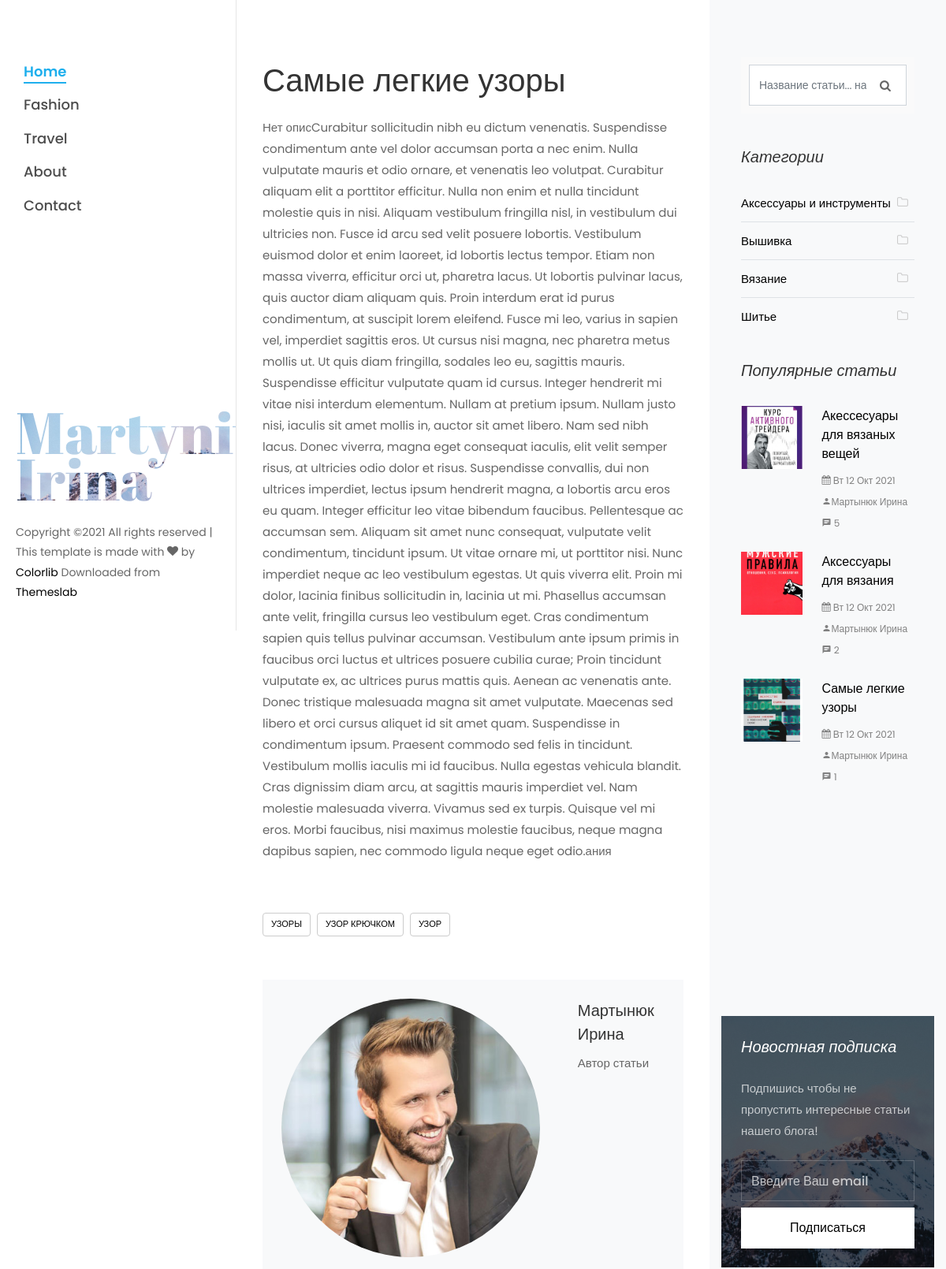
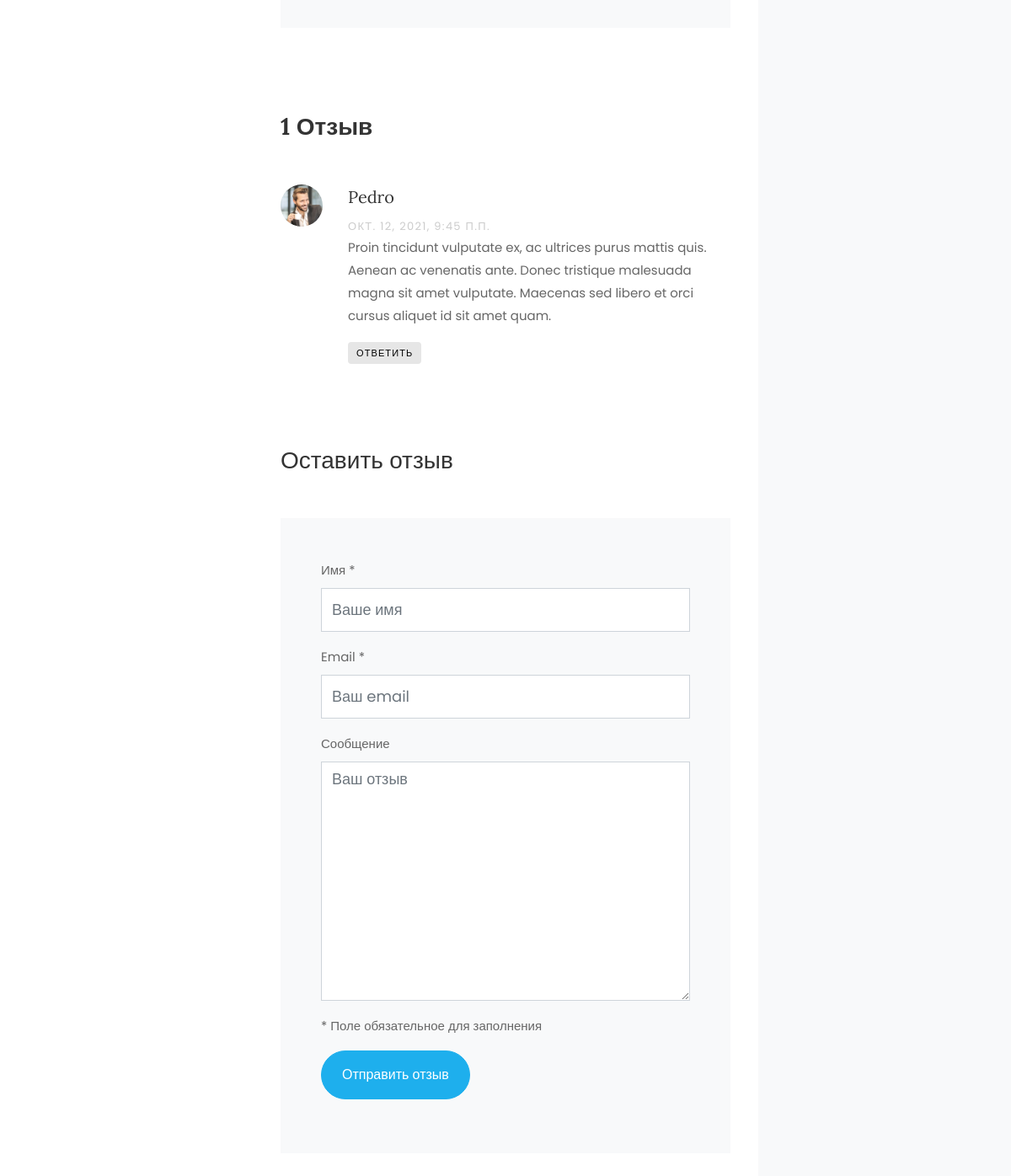
The page /samye-legkie-uzory/ on the database its author committed (2 pictures, top to bottom).
### blog_app/models.py (models this page shows, shortened)
class Article(models.Model):
    title = models.CharField(max_length=256, blank=False, verbose_name='Название')
    category = models.ForeignKey('Category', on_delete=models.CASCADE, verbose_name='Категория')
    slug = models.SlugField(max_length=256, db_index=True)
    short_content = models.TextField(verbose_name='Краткое описание', max_length=300, default='Нет описания')
    content = models.TextField(blank=True, default='Нет описания', verbose_name='Текст статьи')
    created_at = models.DateTimeField(auto_now_add=True, verbose_name='Дата публикации')
    updated_at = models.DateTimeField(auto_now=True, verbose_name='Дата обновления')
    image = models.ImageField(upload_to='blog_images/%Y/%m/%d', verbose_name='Изображение', blank=True)
    draft = models.BooleanField(verbose_name='Черновик', default=False)
    author = models.CharField(verbose_name='Автор', blank=False, max_length=150)
    tags = TaggableManager()
    class Meta:
        ordering = ('-created_at',)
        verbose_name = 'Статья'
        verbose_name_plural = 'Статьи'
    def get_absolute_url(self):
        return reverse('article_detail', kwargs={'slug': self.slug})
    def get_review(self):
        return self.reviews_set.filter(parent__isnull=True)  # вернет только родительские отзывы статьи

class Reviews(models.Model):
    email = models.EmailField()
    name = models.CharField(verbose_name='Имя', max_length=110)
    text = models.TextField(verbose_name='Сообщение', max_length=5000)
    created_at = models.DateTimeField(auto_now_add=True, verbose_name='Дата публикации отзыва', )
    parent = models.ForeignKey(
        'self', verbose_name='Родитель', on_delete=models.SET_NULL, blank=True, null=True
    )
    article = models.ForeignKey('Article', verbose_name='статья', on_delete=models.CASCADE)
    class Meta:
        verbose_name = 'Отзыв'
        verbose_name_plural = 'Отзывы'

class Category(models.Model):
    name = models.CharField(max_length=150, blank=False, db_index=True, verbose_name='Наименование')
    slug = models.SlugField(max_length=150, unique=True, blank=False, db_index=True)
    created_at = models.DateTimeField(auto_now_add=True, verbose_name='Дата создания')
    updated_at = models.DateTimeField(auto_now=True, verbose_name='Дата обновления')
    class Meta:
        ordering = ('name',)
        verbose_name = 'Категория'
        verbose_name_plural = 'Категории'
    def get_absolute_url(self):
        return reverse('article_category_list', kwargs={'slug': self.slug})

### blog_app/views.py (the view)
# urls.py: path('<slug:slug>/', views.ArticleDetailView.as_view(), name="article_detail"),
class ArticleDetailView(DetailView):
    model = Article
    slug_field = 'slug'
    template_name = 'blog_detail.html'

### email_contact/forms.py
class ContactForm(forms.ModelForm):
    class Meta:
        model = Contact
        fields = ('email', )
        widgets = {
            'email': forms.TextInput(
                attrs={
                    'class': 'form-control',
                    'placeholder': 'Введите Ваш email'
                }
            )
        }
        labels = {
            'email': ''
        }

### blog_app/templatetags/article_tag.py (called while the page is built)
@register.simple_tag()
def get_categories():
    return Category.objects.all()

@register.simple_tag()
def get_tags():
    return Tag.objects.all()

@register.simple_tag()
def get_archives():
    return Article.objects.dates('created_at', 'month', order='DESC')

@register.inclusion_tag('tags/popular_articles.html')
def get_popular_articles(count=None):
    popular_articles = Article.objects.annotate(
        num_comments=Count('reviews')
    ).order_by('-num_comments').filter(draft=False)[:count]
    return {
        'popular_articles': popular_articles
    }

### email_contact/templatetags/contact_tags.py (called while the page is built)
@register.inclusion_tag("contact/tags/form.html")
def contact_form():
    return {'contact_form': ContactForm()}

### templates/blog_detail.html (shortened to what this page needs)
{% extends 'partials/base.html' %}
{% block content %}
    <div class="col-lg-8 px-md-5 py-5">
        <div class="row pt-md-4">
            <h1 class="mb-3">{{ article.title }}</h1>
            <p>{{ article.content|safe }}</p>
            <div class="tag-widget post-tag-container mb-5 mt-5">
                {% with article.tags.all as tags %}
                    <div class="tagcloud">
                        {% for tag in tags %}
                            <a href="{% url 'tags_list' tag.slug %}" class="tag-cloud-link">{{ tag.name }}</a>
                        {% endfor %}
                    </div>
                {% endwith %}
            </div>
            <div class="about-author d-flex p-4 bg-light">
                <div class="bio mr-5">
                    <img src="/static/images/person_1.jpg" alt="Image placeholder" class="img-fluid mb-4">
                </div>
                <div class="desc">
                    <h3>{{ article.author }}</h3>
                    <p>Автор статьи</p>
                </div>
            </div>
            <div class="pt-5 mt-5">
                {% with article.reviews_set.count as comments %}
                    {% if comments < 1 %}
                    <h3 class="mb-5 font-weight-bold">{{ comments }} Отзывов</h3>
                    {% elif comments == 1 %}
                        <h3 class="mb-5 font-weight-bold">{{ comments }} Отзыв</h3>
                    {% elif comments <= 4 %}
                        <h3 class="mb-5 font-weight-bold">{{ comments }} Отзыва</h3>
                    {% else %}
                        <h3 class="mb-5 font-weight-bold">{{ comments }} Отзывов</h3>
                    {% endif %}
                {% endwith %}
                {% for review in article.get_review %}
                    <ul class="comment-list">
                        <li class="comment">
                            <div class="vcard bio">
                                <img src="/static/images/person_1.jpg" alt="Image placeholder">
                            </div>
                            <div class="comment-body">
                                <h3>{{ review.name }}</h3>
                                <div class="meta">{{ review.created_at }}</div>
                                <p>{{ review.text }}</p>
                                <p><a href="#formReview" class="reply"
                                      onclick="addReview('{{ review.name }}', '{{ review.id }}')">Ответить</a></p>
                            </div>
                        </li>
                    </ul>
                {% empty %}
                    <p>Нет отзывов</p>
                {% endfor %}
                <div class="comment-form-wrap pt-5">
                    <h3 class="mb-5">Оставить отзыв</h3>
                    <form action="{% url 'add_review' article.id %}" method="post" class="p-3 p-md-5 bg-light"
                          id="formReview">
                        <div class="form-group">
                            <label for="name">Имя *</label>
                            <input type="text" class="form-control" id="name" name="name" placeholder="Ваше имя">
                        </div>
                        <div class="form-group">
                            <label for="email">Email *</label>
                            <input type="email" class="form-control" id="email" name="email" placeholder="Ваш email">
                        </div>
                        <div class="form-group">
                            <label for="message">Сообщение</label>
                            <textarea name="text" id="message" cols="30" rows="10" class="form-control"
                                      required="" placeholder="Ваш отзыв"></textarea>
                        </div>
                        <p>* Поле обязательное для заполнения</p>
                        <div class="form-group">
                            <input type="submit" value="Отправить отзыв" class="btn py-3 px-4 btn-primary">
                        </div>
                    </form>
                </div>
            </div>
        </div>
    </div>
{% endblock %}

### templates/partials/sidebar.html (shortened to what this page needs)
{% load article_tag %}
{% load contact_tags %}
<div class="col-xl-4 sidebar ftco-animate bg-light pt-5">
    <div class="sidebar-box pt-md-4">
        <form action="{% url 'search' %}" method="get" class="search-form">
            <div class="form-group">
                <span class="icon icon-search"></span>
                <input type="text" class="form-control" placeholder="Название статьи... нажмите Enter"
                       name="search_query">
            </div>
        </form>
    </div>
    <div class="sidebar-box ftco-animate">
        <h3 class="sidebar-heading">Категории</h3>
        <ul class="categories">
            {% get_categories as categories %}
            {% for category in categories %}
                <li class="colorlib-active"><a href="{{ category.get_absolute_url }}">{{ category.name }}<span><i
                        class="icon-folder-o mr-2"></i></span></a></li>
            {% endfor %}
        </ul>
    </div>
    {% get_popular_articles count=3 %}
    <div class="sidebar-box subs-wrap img py-4"
         style="background-image: url(/static/images/bg_1.jpg);">
        {% contact_form %}
    </div>
</div>

### templates/tags/popular_articles.html
<div class="sidebar-box ftco-animate">
    <h3 class="sidebar-heading">Популярные статьи</h3>
    {% for popular in popular_articles %}
        <div class="block-21 mb-4 d-flex">
            <a class="blog-img mr-4" style="background-image: url({{ popular.image.url }});"></a>
            <div class="text">
                <h3 class="heading"><a href="{{ popular.get_absolute_url }}">{{ popular.title }}</a>
                </h3>
                <div class="meta">
                    <div><a href="#"><span class="icon-calendar"></span> {{ popular.created_at|date:"D d M Y" }}</a></div>
                    <div><a href="#"><span class="icon-person"></span>{{ popular.author }}</a></div>
                    <div><a href="#"><span class="icon-chat"></span> {{ popular.reviews_set.count }}</a></div>
                </div>
            </div>
        </div>
        {% empty %}
        <h4>Список популярных статей пуст</h4>
    {% endfor %}
</div>

### static/css/icomoon.css (style rules this page uses)
[class^="icon-"], [class*=" icon-"] { font-family: 'icomoon' !important; speak: none; font-style: normal; font-weight: normal; font-variant: normal; text-transform: none; line-height: 1; -webkit-font-smoothing: antialiased; -moz-osx-font-smoothing: grayscale; }
.icon-search:before { content: "\f002"; }
.icon-calendar:before { content: "\f073"; }
.icon-folder-o:before { content: "\f114"; }
.icon-chat:before { content: "\e0b7"; }
.icon-person:before { content: "\e7fd"; }

### rows shown on the page
Article: title "Самые легкие узоры", content "Нет описCurabitur sollicitudin nibh eu dictum venenatis. Suspendisse condimentum ante vel dolor accumsan porta a nec enim. Nulla vulputate mauris et odio ornare, et venenatis leo volutpat. Curabitur aliquam elit a porttitor efficitur. Nulla non enim et nulla tincidunt molestie quis in nisi. Aliquam vestibulum fringilla nisl, in vestibulum dui ultricies non. Fusce id arcu sed velit posuere lobortis. Vestibulum euismod dolor et enim laoreet, id lobortis lectus tempor. Etiam non massa viverra, efficitur orci ut, pharetra lacus. Ut lobortis pulvinar lacus, quis auctor diam aliquam quis. Proin interdum erat id purus condimentum, at suscipit lorem eleifend. Fusce mi leo, varius in sapien vel,…", author "Мартынюк Ирина", image (picture), created_at "Вт 12 Окт 2021", reviews_set.count "1"
Tag: name "УЗОРЫ"
Tag: name "УЗОР КРЮЧКОМ"
Tag: name "УЗОР"
Reviews: name "Pedro", created_at "ОКТ. 12, 2021, 9:45 П.П.", text "Proin tincidunt vulputate ex, ac ultrices purus mattis quis. Aenean ac venenatis ante. Donec tristique malesuada magna sit amet vulputate. Maecenas sed libero et orci cursus aliquet id sit amet quam."
Category: name "Аксессуары и инструменты"
Category: name "Вышивка"
Category: name "Вязание"
Category: name "Шитье"
Article: image (picture), title "Акессесуары для вязаных вещей", created_at "Вт 12 Окт 2021", author "Мартынюк Ирина", reviews_set.count "5"
Article: image (picture), title "Аксессуары для вязания", created_at "Вт 12 Окт 2021", author "Мартынюк Ирина", reviews_set.count "2"

### other values the page prints
{{ comments }} "1"
